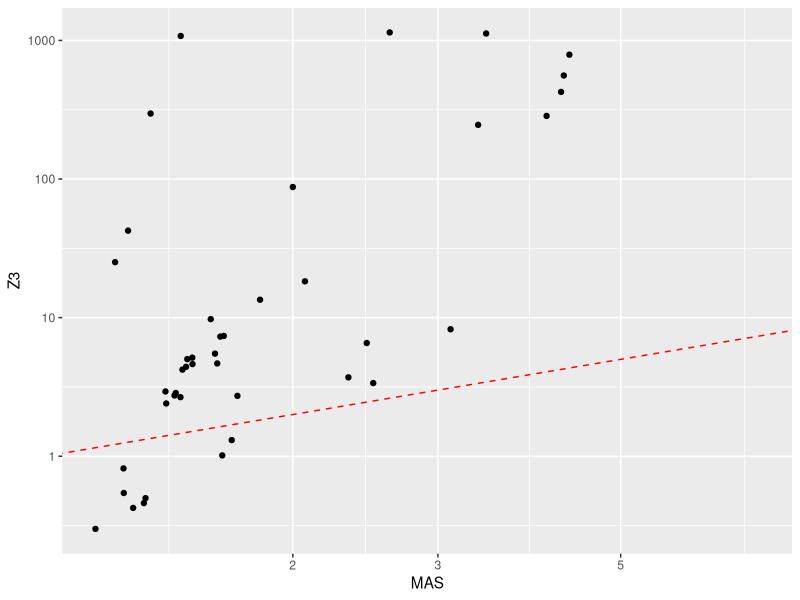
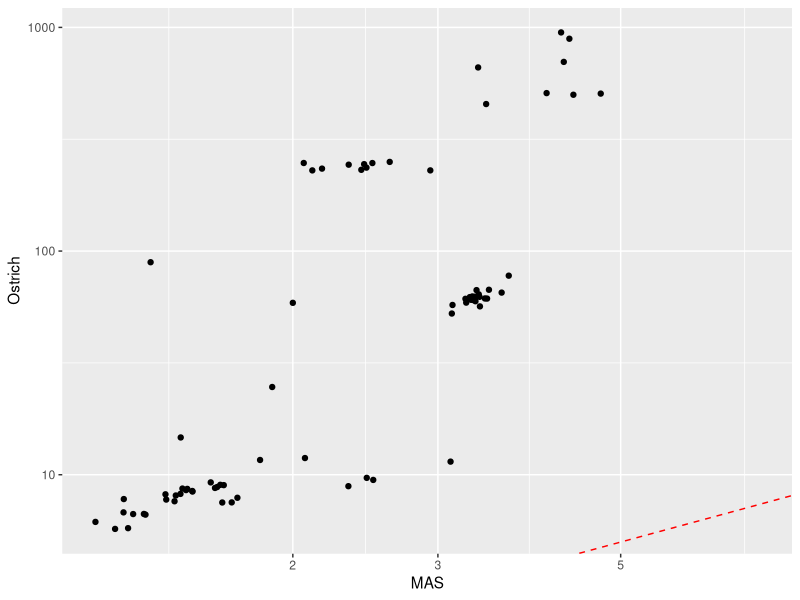
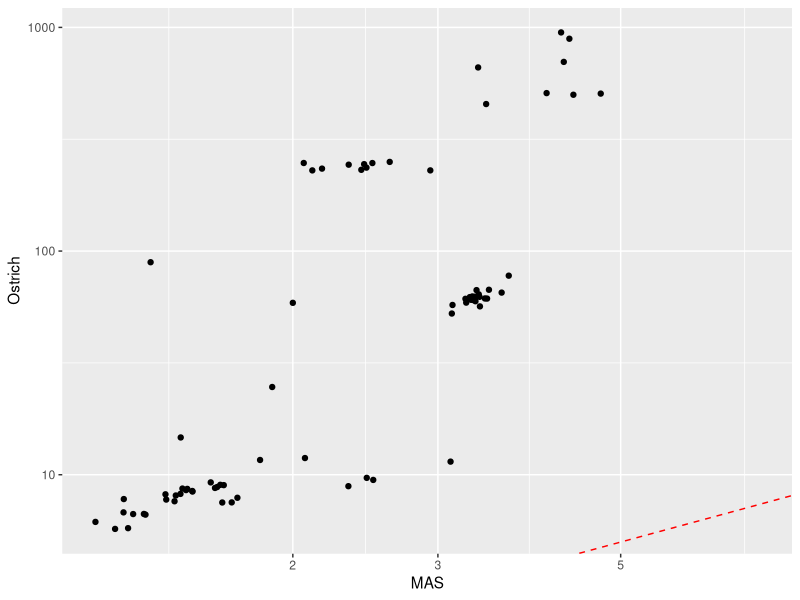
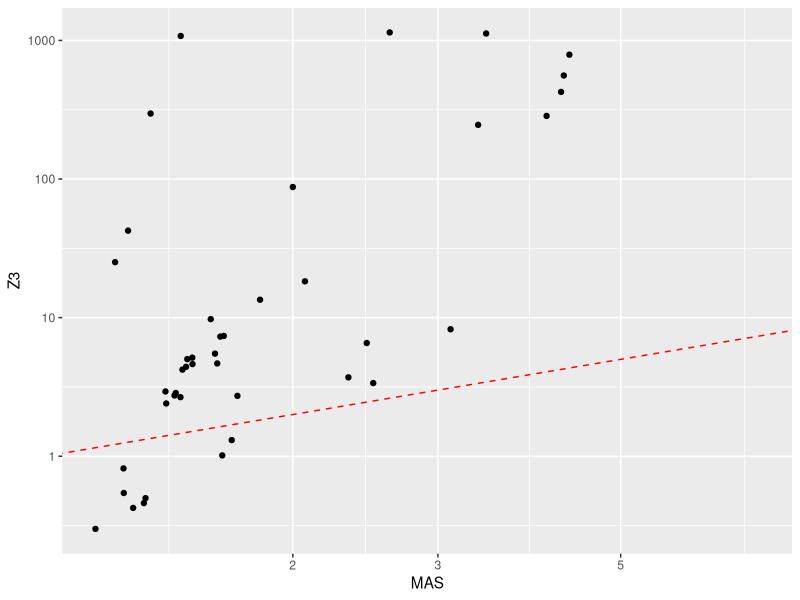
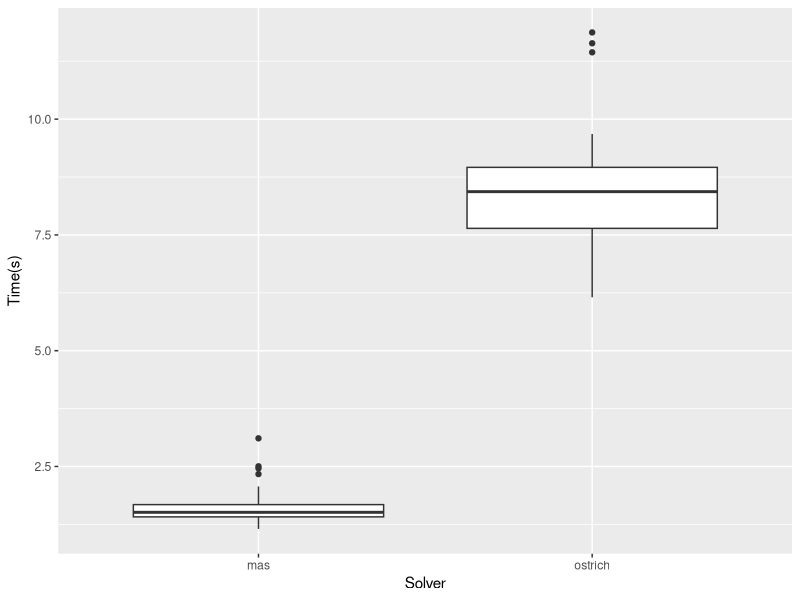
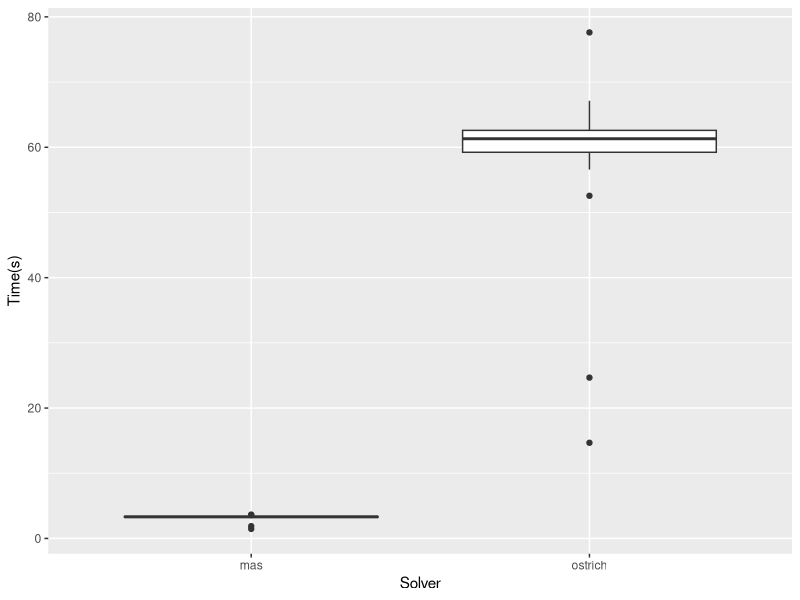
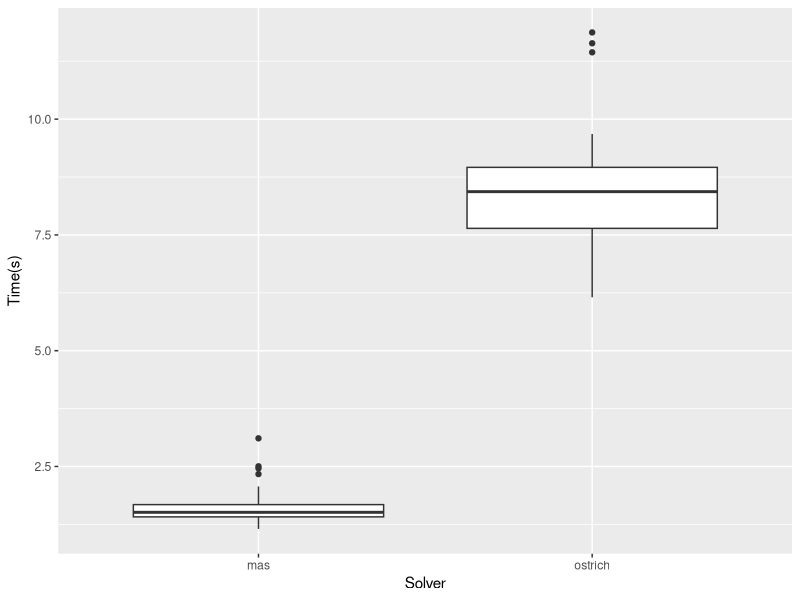

Here is the R script that generated these plots, in order:
library(ggplot2)

real_ostrich <- read.delim("real-ostrich-results.txt")

plot_ostrich <- ggplot(real_ostrich, aes(x=mas, y=ostrich)) +
  geom_point() +
  geom_abline(intercept=0, slope=1, color="red", linetype="dashed") +
  #ggtitle("Real Java Application Results") +
  xlab("MAS") +
  ylab("Ostrich") +
  scale_x_log10() +
  scale_y_log10()

ggsave("real-ostrich-plot.png", plot=plot_ostrich, device="png")

real_z3 <- read.delim("real-z3-results.txt")

plot_z3 <- ggplot(real_z3, aes(x=mas, y=z3)) +
  geom_point() +
  geom_abline(intercept=0, slope=1, color="red", linetype="dashed") +
  #ggtitle("Real Java Application Results") +
  xlab("MAS") +
  ylab("Z3") +
  scale_x_log10() +
  scale_y_log10()

ggsave("real-z3-plot.png", plot=plot_z3, device="png")

show(plot_z3)
show(plot_ostrich)

beasties <- real_ostrich[1:30,]
jxml2sql <- real_ostrich[31:53,]
mathquiz <- real_ostrich[54:77,]
beastiesBox <- ggplot(data.frame(species = c(rep("mas", nrow(beasties)), rep("ostrich", nrow(beasties))),
                  value = c(beasties$mas, beasties$ostrich)),
       aes(x = species, y = value)) +
  geom_boxplot() +
  labs(x = "Solver", y = "Time(s)") 
  #ggtitle("Beasties Subset (Real)") 
  #facet_wrap(~ species)

ggsave("beasties-box.png", plot=beastiesBox, device ="png")
jxml2sqlBox <- ggplot(data.frame(species = c(rep("mas", nrow(jxml2sql)), rep("ostrich", nrow(jxml2sql))),
  value = c(jxml2sql$mas, jxml2sql$ostrich)), aes(x = species, y = value)) +
  geom_boxplot() +
  labs(x = "Solver", y = "Time(s)") 
  #ggtitle("jxml2sql Subset (Real)") 
#facet_wrap(~ species)

ggsave("jxml2sql-box.png", plot=jxml2sqlBox, device ="png")

mathQuizBox <- ggplot(data.frame(species = c(rep("mas", nrow(mathquiz)), rep("ostrich", nrow(mathquiz))),
  value = c(mathquiz$mas, mathquiz$ostrich)), aes(x = species, y = value)) +
  geom_boxplot() +
  labs(x = "Solver", y = "Time(s)") 
  #ggtitle("MathQuiz Subset (Real)") 
#facet_wrap(~ species)

ggsave("mathquiz-box.png", plot=beastiesBox, device ="png")

